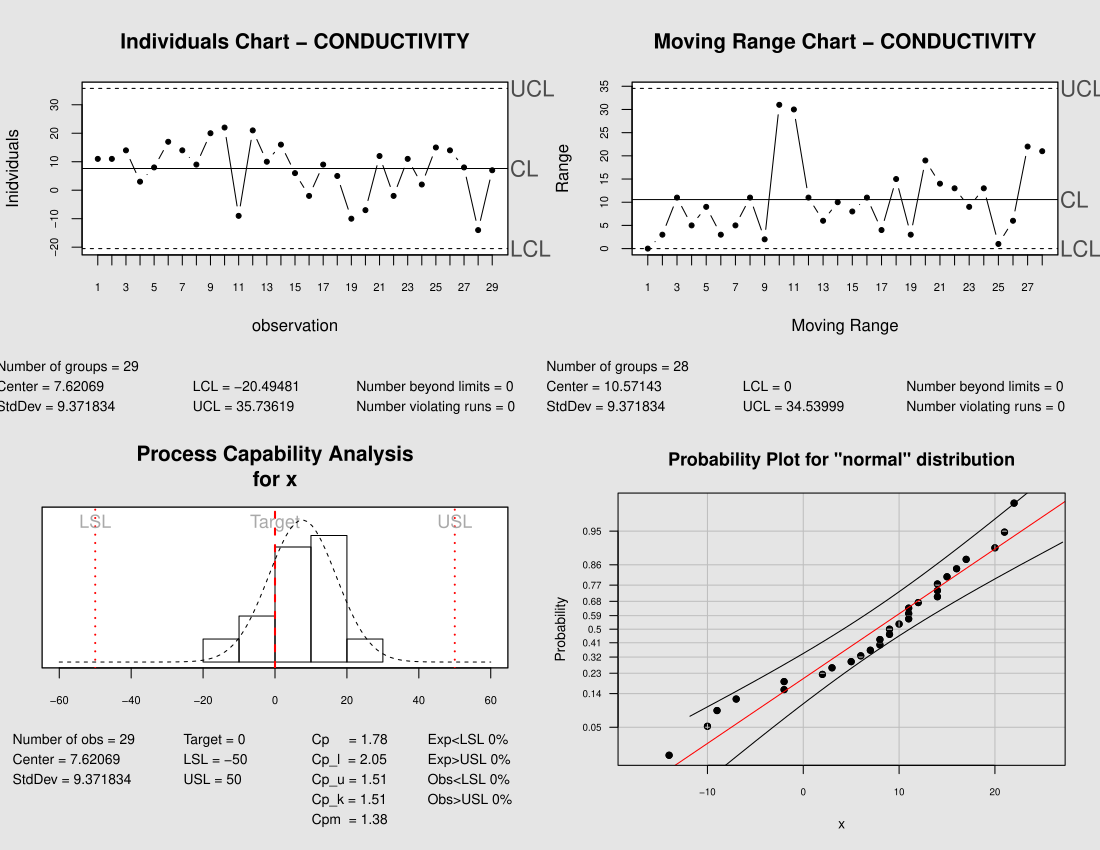

Source code (R):
#' Wrapper function to simplify the creation of XmR (IMR) charts using the qcc package.
#' 
#' By default, generates both the Individuals and Moving Range graphs.
#' Calls the qcc function once to generate the individuals chart using
#' type = "xbar.one" and a second call to generate the moving range
#' chart by transforming the data to a 2x(n-1) matrix and calling
#' the qcc function with type="R". 
#' Returns a list containing two qcc objects, one for the individuals
#' chart and the second for the moving range chart.
#' 
#' @name XmRqcc
#' @author Thomas Hopper \email{tomhopper@gmail.com}
#' @param x Required. A column vector of individual observations. Must be type double or integer.
#' @param title.X Optional. The title for the individuals chart.
#' @param title.mR Optional. The title for the moving range chart.
#' @param xlab.X Optional. The label for the x axis on the individuals chart.
#' @param ylab.X Optional. The label for the y axis on the individuals chart.
#' @param xlab.mR Optional. The label for the x axis on the moving range chart.
#' @param ylab.mR Optional. The label for the y axis on the moving range chart.
#' @param ... Other qcc parameters will be passed through directly to both  qcc 
#' @return \item{XmRqcc()[[1]]}{contains the individuals (type = xbar.one) qcc object}
#' @return \item{XmRqcc()[[2]]}{contains the moving range (type = R) qcc object}
#' @references http://cran.r-project.org/web/packages/qcc/qcc.pdf
#' @references http://www.r-project.org/doc/Rnews/Rnews_2004-1.pdf
#' @references http://www.qualitydigest.com/inside/twitter-ed/individual-charts-done-right-and-wrong.html
libresult <- require(qcc)
if(libresult == FALSE)
  stop("Could not load library qcc. XmRqcc relies on qcc.")

XmRqcc <- function(x, title.X = "Individuals Chart", ylab.X = "Individuals", xlab.X = "Observation", title.mR = "Moving Range Chart", ylab.mR = "Range", xlab.mR = "Range", ...) {
  #Error checking
  #print(sprintf("type of x = %s", typeof(x)))
  if (typeof(x) != c("double") && typeof(x) != c("integer"))
    stop("XmRqcc only accepts numbers of type integer or double.")
  if (NCOL(x) > 1)
    stop("XmRqcc only accepts a column vector; you have supplied more than one column")
  if (length(x) <= 1)
    stop("XmRqcc needs at least two values to create control charts. You have supplied less than one.")
  
  # Create a QCC object of type xbar.one (qcc's term for 
  # individuals charts) and plot the individuals graph.
  i.X <- qcc(data=x, type="xbar.one", 
             title=title.X, 
             ylab=ylab.X, 
             xlab=xlab.X, 
             std.dev=c("MR"), ...)
  
  i.adj <- matrix(nrow=length(x)-1, ncol=2)
  
  i.adj[,1] <- x[1:(length(x)-1)]
  i.adj[,2] <- x[2:length(x)]
  
  i.mR <- qcc(data=i.adj, type="R", 
              title=title.mR, 
              ylab=ylab.mR, 
              xlab=xlab.mR,
              std.dev=c("UWAVE-R"), ...)
  rval <- list(i.X, i.mR)
  return(rval)
}



### Code below by R. Solimeno   20-Nov-2013
# X_Bar and R chart for variables
# Use package "qcc" 


data <- read.csv("B2BVAR.csv", header = TRUE)

test.data <- data[which(data$TESTID=="CONDUCT25"),]
x <- test.data$Dev
obj <- qcc(x, type = "xbar.one")


qcc.options("cex.stats"=0.65)
par(mfrow=c(2,2),
    cex.axis = 0.5,
    cex.lab = 0.75,
    cex.main=0.95,
    cex.sub=0.5)

XmRqcc(x, title.X="Individuals Chart - CONDUCTIVITY",
       ylab.X="Inidviduals",
       xlab.X="observation",
       title.mR="Moving Range Chart - CONDUCTIVITY",
       ylab.mR="Range", xlab.mR="Moving Range",
       print=TRUE)


xdbar <- mean(x)

TARGET = 0.0
LSL = -50
USL = 50

speclimits <- c(LSL, USL)

process.capability(obj,
                   speclimits,
                   target=TARGET,
                   print=TRUE)


library(qualityTools)
ppPlot(x, "normal")
